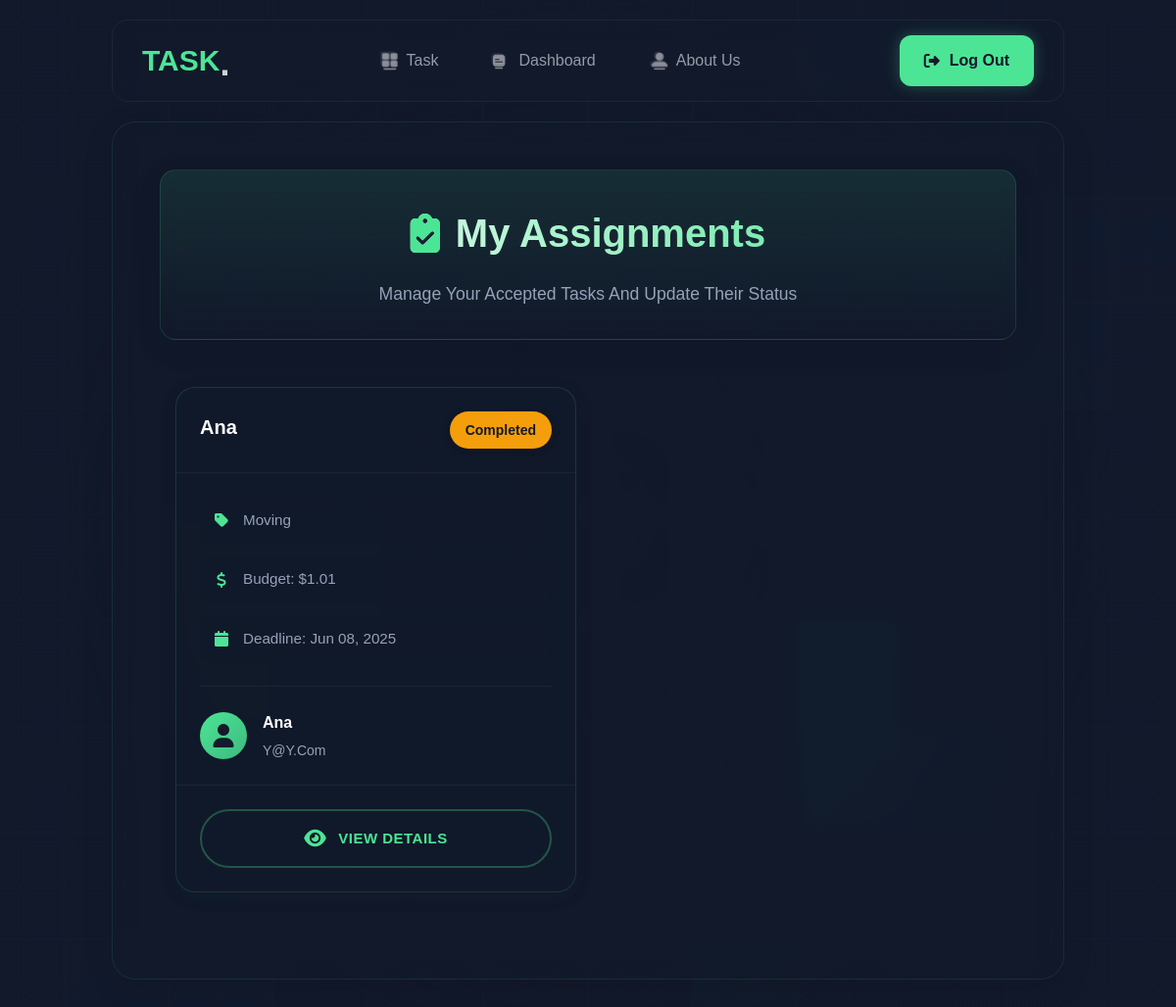
Screenshot of /my_assignments.php (signed in) with the database file from the repository.
### tables this page shows
CREATE TABLE `tasks` (
  `task_id` int(11) NOT NULL,
  `client_id` int(11) NOT NULL,
  `executor_id` int(11) DEFAULT NULL,
  `title` varchar(100) NOT NULL,
  `description` text NOT NULL,
  `category_id` int(11) DEFAULT NULL,
  `budget` decimal(10,2) NOT NULL,
  `deadline` datetime NOT NULL,
  `status` enum('posted','assigned','in_progress','completed','cancelled') DEFAULT 'posted',
  `created_at` timestamp NOT NULL DEFAULT current_timestamp(),
  `accepted_at` timestamp NULL DEFAULT NULL,
  `location` varchar(255) DEFAULT NULL,
  `image_url` varchar(255) NOT NULL,
  `payment_status` enum('unpaid','paid') DEFAULT 'unpaid',
  `payment_date` datetime DEFAULT NULL
);

CREATE TABLE `categories` (
  `category_id` int(11) NOT NULL,
  `name` varchar(50) NOT NULL,
  `description` text DEFAULT NULL,
  `icon` varchar(100) DEFAULT NULL
);

CREATE TABLE `users` (
  `id_user` int(11) NOT NULL,
  `name` varchar(100) NOT NULL,
  `email` varchar(100) NOT NULL,
  `password` varchar(255) NOT NULL,
  `role` enum('client','executor') NOT NULL,
  `registration_date` timestamp NOT NULL DEFAULT current_timestamp(),
  `profile_picture` varchar(255) DEFAULT NULL,
  `bio` text DEFAULT NULL
);

### my_assignments.php (the view, shortened to what this page needs)
<?php
require_once 'config/db.php';
include 'components/head.php';
?>
<!DOCTYPE html>
<html lang="en">
<head>
    <link rel="stylesheet" href="https://cdnjs.cloudflare.com/ajax/libs/font-awesome/6.4.2/css/all.min.css">
    <link rel="stylesheet" href="./style/my_assignments.css">
</head>
<body>
    <main class="container">
    <?php include 'components/header.php'; ?>
        <div class="dashborde-container">
            <div class="assignments-container">
            <div class="assignments-header">
                <h1><i class="fas fa-clipboard-check"></i> My Assignments</h1>
                <p>Manage your accepted tasks and update their status</p>
            </div>
            <?php
            $stmt = $pdo->prepare("
                SELECT t.*, c.name as category_name,
                       u.name as client_name, u.email as client_email,
                       u.profile_picture as client_profile
                FROM tasks t
                LEFT JOIN categories c ON t.category_id = c.category_id
                LEFT JOIN users u ON t.client_id = u.id_user
                WHERE t.executor_id = ? AND t.status != 'posted'
                ORDER BY t.accepted_at DESC
            ");
            $stmt->execute([$_SESSION['user_id']]);
            $assignments = $stmt->fetchAll();
            if (count($assignments) > 0): ?>
                <div class="assignments-grid">
                    <?php foreach ($assignments as $task): ?>
                        <div class="assignment-card">
                            <div class="assignment-header">
                                <h3><?php echo htmlspecialchars($task['title']); ?></h3>
                                <span class="status-badge status-<?php echo strtolower($task['status']); ?>">
                                    <?php echo ucfirst($task['status']); ?>
                                </span>
                            </div>
                            <div class="assignment-details">
                                <div class="detail-row">
                                    <i class="fas fa-tag"></i>
                                    <span><?php echo htmlspecialchars($task['category_name']); ?></span>
                                </div>
                                <div class="detail-row">
                                    <i class="fas fa-dollar-sign"></i>
                                    <span>Budget: $<?php echo number_format($task['budget'], 2); ?></span>
                                </div>
                                <div class="detail-row">
                                    <i class="fas fa-calendar"></i>
                                    <span>Deadline: <?php echo date('M d, Y', strtotime($task['deadline'])); ?></span>
                                </div>
                                <div class="client-info">
                                    <div class="client-avatar">
                                        <?php if ($task['client_profile']): ?>
                                            <img src="<?php echo htmlspecialchars($task['client_profile']); ?>" alt="Client">
                                        <?php else: ?>
                                            <i class="fas fa-user"></i>
                                        <?php endif; ?>
                                    </div>
                                    <div class="client-details">
                                        <p class="client-name"><?php echo htmlspecialchars($task['client_name']); ?></p>
                                        <p class="client-email"><?php echo htmlspecialchars($task['client_email']); ?></p>
                                    </div>
                                </div>
                            </div>
                            <div class="assignment-actions">
                                <a href="task_details.php?id=<?php echo $task['task_id']; ?>" class="btn btn-secondary">
                                    <i class="fas fa-eye"></i> View Details
                                </a>
                            </div>
                        </div>
                    <?php endforeach; ?>
                </div>
            <?php endif; ?>
            </div>
        </div>
    </main>
</body>
</html>

### style/header.css (style rules this page uses)
* { margin: 0; padding: 0; box-sizing: border-box; font-family: "Magnetik", sans-serif; text-transform: capitalize; text-decoration: none; list-style: none; border: none; outline: none; }

### rows the page displays
tasks: title "Ana", status "Completed", category.name "Moving", budget "1.01", deadline "Jun 08, 2025", client.name "Ana", client.email "Y@y.com"
